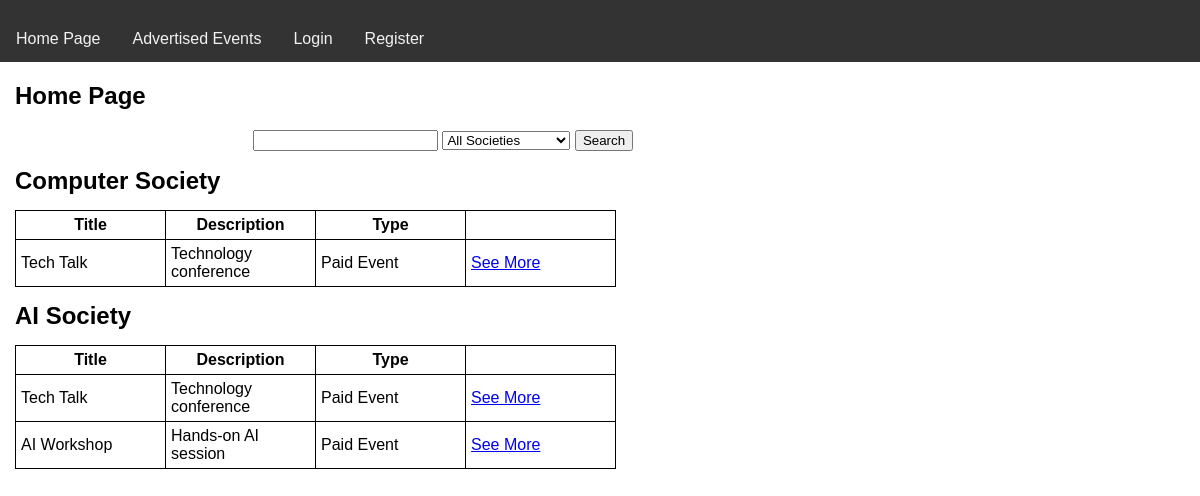
Before: /search with the older database file.
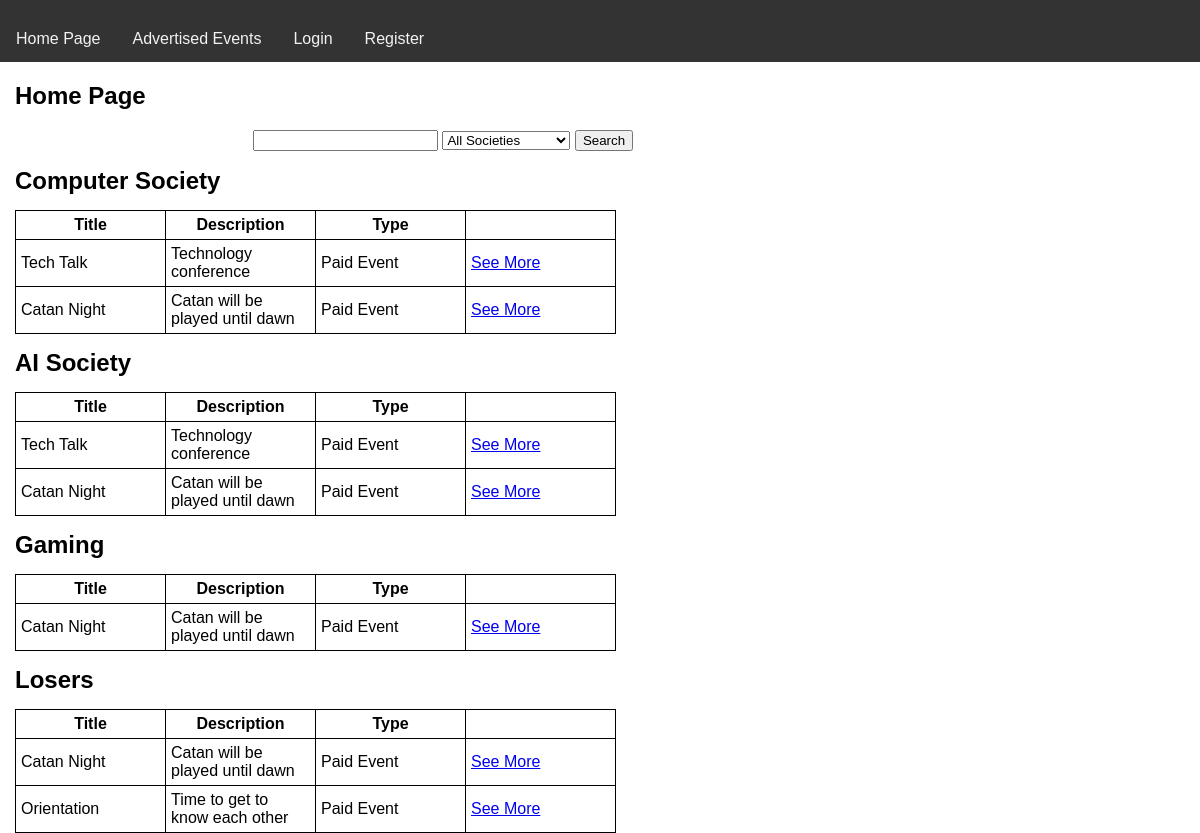
After: the same page with the newer database file.
### tables this page shows
CREATE TABLE EVENT(eventID INTEGER PRIMARY KEY AUTOINCREMENT,entryPrice INTEGER,name TEXT NOT NULL UNIQUE,timeDate TEXT,description TEXT,username TEXT,FOREIGN KEY (username) REFERENCES USER(username));

CREATE TABLE SOCIETY(societyID INTEGER PRIMARY KEY AUTOINCREMENT,name TEXT NOT NULL UNIQUE);

### FlaskBackEnd/app.py (the view)
@app.route("/search")
def search():
    keyword = request.args.get("search", "")  # get the keyword from front-end.
    selected_society = request.args.get("society_filter", "all") # get the selected society from front-end.
    searchedSocieties = searchInDatabase(keyword, selected_society) # this will take keyword and selection, then it will find corresponding societies
    socNames = getSocieties()  # take all society names for combo box as usual.
    return render_template("index.html", societies=searchedSocieties, socNames = socNames)

### FlaskBackEnd/support.py (called while the page is built)
def get_db_connection():
        conn = sqlite3.connect("school.db")
        return conn

def getSocieties():
    conn = get_db_connection()
    c = conn.cursor()
    c.execute("SELECT s.name FROM SOCIETY s")
    socNames = c.fetchall()
    conn.close()
    return socNames

### Front_End/templates/index.html (shortened to what this page needs)
{% extends 'base.html' %}
{% block header %}
<h1 style="margin-left: 15px">{% block title %}Home Page{% endblock %}</h1>
{% endblock %}
{% block content %}
<form action="/search" method="GET">
    <p style="margin-left: 253px">
        <input type="text" name="search">
        <select name="society_filter">
            <option value="all">All Societies</option>
        </select>
        <button type="submit">Search</button>
    </p>
</form>
{% for society, events in societies.items() %}
<h2 style="margin: 15px 15px;">{{ society }}</h2>
{% if events | length > 0 %}
<table class="styled-table">
  <tr>
    <th>Title</th>
    <th>Description</th>
    <th>Type</th>
    <th></th>
  </tr>
  {% for e in events %}
  <tr>
    <td>{{ e[1] }}</td>
    <td>{{ e[2] }}</td>
    <td>{{ e[3] }}</td>
    <td><a href="/event/{{ e[0] }}">See More</a></td>
  </tr>
  {% endfor %}
</table>
{% else %}
    <p style="margin-left: 15px;">No events</p>
{% endif %}
{% endfor %}
{% endblock %}

Changed rows visible on the page:
removed EVENT: name "AI Workshop", description "Hands-on AI session", e "Paid Event", shown under "AI Society"
added EVENT: name "Catan Night", description "Catan will be played until dawn", e "Paid Event", name "Gaming", name "Losers"
added EVENT: name "Orientation", description "Time to get to know each other", e "Paid Event", shown under "Losers"
